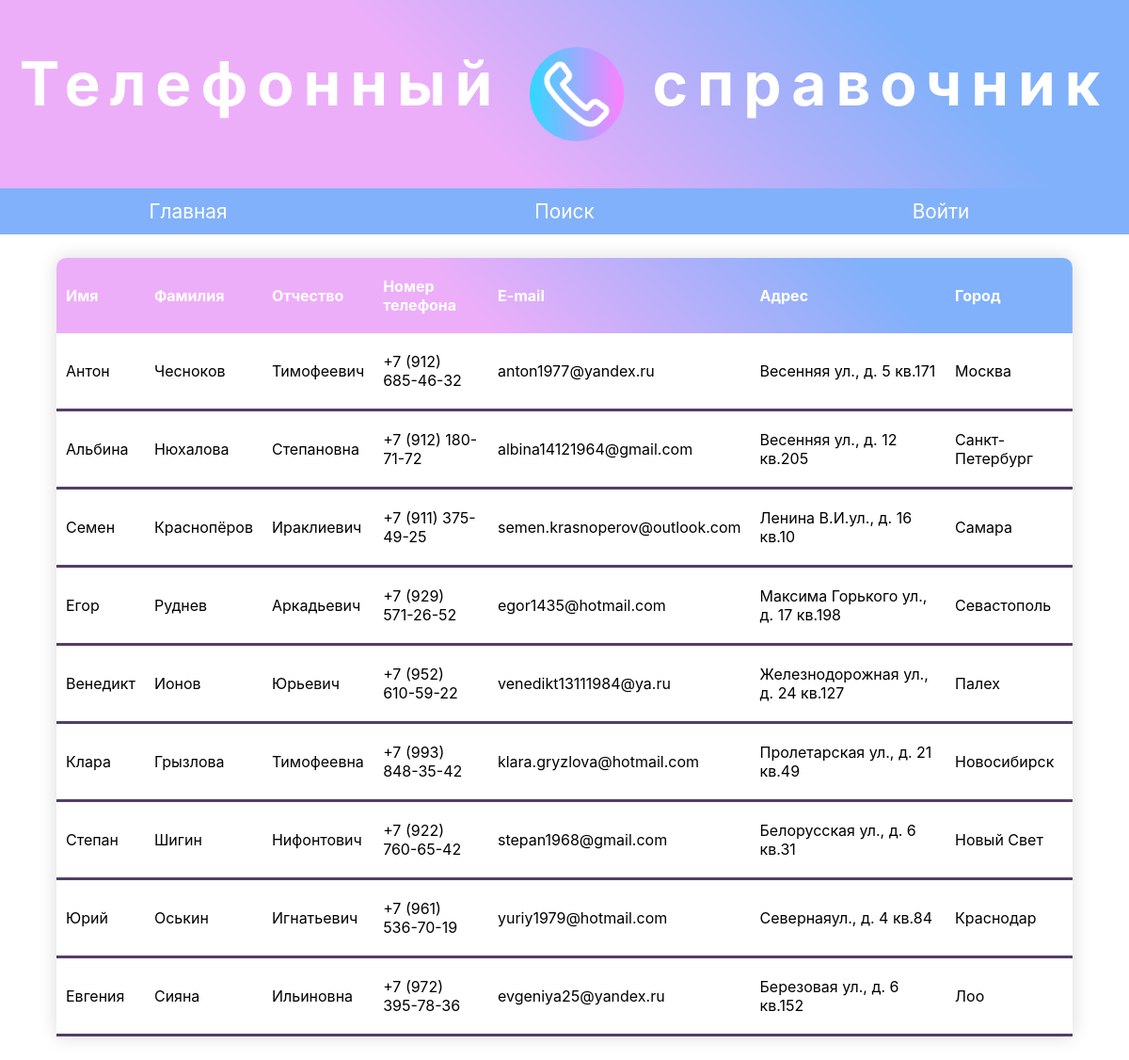
The page / on the database its author committed.
### tables this page shows
CREATE TABLE `peoples` (
  `id` int NOT NULL AUTO_INCREMENT,
  `firstname` varchar(45) DEFAULT NULL,
  `lastname` varchar(45) DEFAULT NULL,
  `patronymic` varchar(45) DEFAULT NULL,
  `phone` varchar(18) DEFAULT NULL,
  `email` varchar(45) DEFAULT NULL,
  `address` varchar(45) DEFAULT NULL,
  `id_city` int DEFAULT NULL,
  PRIMARY KEY (`id`),
  KEY `city_id_idx` (`id_city`),
  CONSTRAINT `city_id` FOREIGN KEY (`id_city`) REFERENCES `city` (`id`)
);

CREATE TABLE `city` (
  `id` int NOT NULL AUTO_INCREMENT,
  `name` varchar(45) DEFAULT NULL,
  PRIMARY KEY (`id`)
);

### index.php (the view, shortened to what this page needs)
<?php
        require_once 'conf/db_connection.php';
?>
<!DOCTYPE html>
<html lang="ru">
<head>
    <link rel="stylesheet" type="text/css" href="styles.css">
</head>
<body>
    <h1>Телефонный <img src="fav/android-chrome-512x512.png"  style="padding: 0 30px;" width="100" alt="">справочник</h1>
   <div class="head-menu">
        <div class="box">
            <a href="index.php">Главная</a>
        </div>
        <div class="box show-search-form" >
            Поиск
        </div>
        <div class="box">
            <a href="check-login.php">Войти</a>
        </div>
    </div>
    <div class="table-container">
        <table class="content-table">
            <thead>
                <tr>
                    <th>Имя</th>
                    <th>Фамилия</th>
                    <th>Отчество</th>
                    <th>Номер телефона</th>
                    <th>E-mail</th>
                    <th>Адрес</th>
                    <th>Город</th>
                </tr>
            </thead>
            <?php
            $peoples = mysqli_query($connect, "SELECT p.id, p.firstname, p.lastname, p.patronymic, p.phone, p.email, p.address, c.name
            FROM peoples p
            left join city  c on p.id_city=c.id");
            $peoples= mysqli_fetch_all($peoples);
            foreach ($peoples as $people) {
            ?>
            <tbody>
                <tr>
                    <td><?= $people[1] ?></td>
                    <td><?= $people[2] ?></td>
                    <td><?= $people[3] ?></td>
                    <td><?= $people[4] ?></td>
                    <td><?= $people[5] ?></td>
                    <td><?= $people[6] ?></td>
                    <td><?= $people[7] ?></td>
                </tr>
            </tbody>
        <?php
        }
        ?>
        </table>
    </div>
</body>
</html>

### styles.css (style rules this page uses)
* { padding: 0; margin: 0; list-style-type: none; text-decoration: none; text-transform:none; }
.table-container { font-family:-apple-system, BlinkMacSystemFont, 'Segoe UI', Roboto, Oxygen, Ubuntu, Cantarell, 'Open Sans', 'Helvetica Neue', sans-serif; }
h1 { color: rgb(255, 255, 255); text-align: center; font-size: 4em; padding: 50px; background-color: #00f942; letter-spacing: 10px; font-family:-apple-system, BlinkMacSystemFont, 'Segoe UI', Roboto, Oxygen, Ubuntu, Cantarell, 'Open Sans', 'Helvetica Neue', sans-serif; background:-webkit-linear-gradient(45deg,#edaef9 40%,#81b1fa 80%); }
@media (min-width: 525px) { .head-menu { display: flex; align-items: stretch; flex-direction: row; align-items: center; } }
.box { text-align: center; flex: 1; vertical-align: middle; cursor: pointer; color: #fff; }
.head-menu div { background-color: #81b1fa; font-size: 1.3em; padding: 12px; font-family:-apple-system, BlinkMacSystemFont, 'Segoe UI', Roboto, Oxygen, Ubuntu, Cantarell, 'Open Sans', 'Helvetica Neue', sans-serif; }
a { color: #fff; cursor: pointer; font-family:-apple-system, BlinkMacSystemFont, 'Segoe UI', Roboto, Oxygen, Ubuntu, Cantarell, 'Open Sans', 'Helvetica Neue', sans-serif; }

### index.php (style rules this page uses)
h1 { background:-webkit-linear-gradient(45deg,#edaef9 40%,#81b1fa 80%); display: flex; justify-content: center; }
.box { cursor: pointer; color: #fff; }
.table-container { position: static; margin-left: 5%; width: 90%; height: auto; }
.content-table { width: 100%; border-collapse: collapse; margin: 25px 0; font-size: 1em; min-width: 400px; border-radius: 10px 10px 0 0; overflow: hidden; box-shadow: 0 0 20px rgba(0, 0, 0, 0.15); }
.content-table thead tr { background: -webkit-linear-gradient(45deg,#edaef9 40%,#81b1fa 80%); }
.content-table thead th { color: #fff; text-align: left; font-weight: bold; padding: 20px 10px; }
.content-table th, .content-table td { padding: 20px 10px; text-align: left; }
.content-table tbody tr { border-bottom: 1px solid silver ; }
.content-table tbody tr:last-of-type { border-bottom: 3px solid #553D67; }

### rows shown on the page
peoples: firstname "Антон", lastname "Чесноков", patronymic "Тимофеевич", phone "+7 (912) 685-46-32", email "anton1977@yandex.ru", address "Весенняя ул., д. 5 кв.171", id_city.name "Москва"
peoples: firstname "Альбина", lastname "Нюхалова", patronymic "Степановна", phone "+7 (912) 180-71-72", email "albina14121964@gmail.com", address "Весенняя ул., д. 12 кв.205", id_city.name "Санкт-Петербург"
peoples: firstname "Семен", lastname "Краснопёров", patronymic "Ираклиевич", phone "+7 (911) 375-49-25", email "semen.krasnoperov@outlook.com", address "Ленина В.И.ул., д. 16 кв.10", id_city.name "Самара"
peoples: firstname "Егор", lastname "Руднев", patronymic "Аркадьевич", phone "+7 (929) 571-26-52", email "egor1435@hotmail.com", address "Максима Горького ул., д. 17 кв.198", id_city.name "Севастополь"
peoples: firstname "Венедикт", lastname "Ионов", patronymic "Юрьевич", phone "+7 (952) 610-59-22", email "venedikt13111984@ya.ru", address "Железнодорожная ул., д. 24 кв.127", id_city.name "Палех"
peoples: firstname "Клара", lastname "Грызлова", patronymic "Тимофеевна", phone "+7 (993) 848-35-42", email "klara.gryzlova@hotmail.com", address "Пролетарская ул., д. 21 кв.49", id_city.name "Новосибирск"
peoples: firstname "Степан", lastname "Шигин", patronymic "Нифонтович", phone "+7 (922) 760-65-42", email "stepan1968@gmail.com", address "Белорусская ул., д. 6 кв.31", id_city.name "Новый Свет"
peoples: firstname "Юрий", lastname "Оськин", patronymic "Игнатьевич", phone "+7 (961) 536-70-19", email "yuriy1979@hotmail.com", address "Севернаяул., д. 4 кв.84", id_city.name "Краснодар"
peoples: firstname "Евгения", lastname "Сияна", patronymic "Ильиновна", phone "+7 (972) 395-78-36", email "evgeniya25@yandex.ru", address "Березовая ул., д. 6 кв.152", id_city.name "Лоо"
